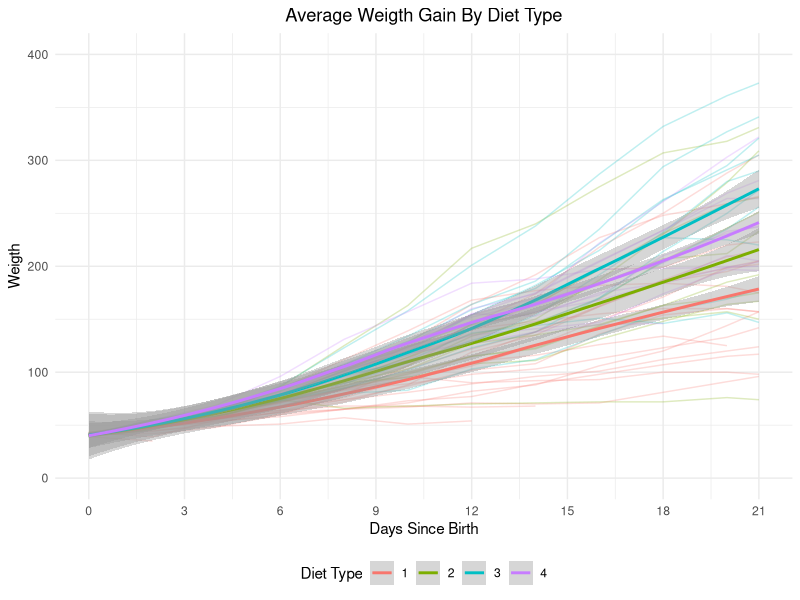

This figure's R source:
## ---- chunk 1
library(tidyverse)
library(kableExtra)
library(data.table)
## ---- chunk 2
#| label: read-data 

long_chicks <- read_csv('chicks.csv')

long_chicks <- data.table(long_chicks)

long_chicks <- long_chicks[, new_variable := (seq_len(.N)-1) * 2, by = Chick]

long_chicks <- 
  long_chicks %>% 
  mutate(
    new_variable = 
      case_when(
        Time == 21 ~ new_variable - 1,
        T ~ new_variable
      ), 
    new_variable
  )

long_chicks %>% 
  filter(new_variable != Time) %>% nrow() -> missing_obs_count

## ---- chunk 3
#| label: count-missing-data

long_chicks %>% 
  mutate(
    max = max(Time)
  ) %>% 
  filter(
    Time == max
  ) %>% 
  select(Chick) %>% 
  unique() %>% 
  unlist() %>% 
  length() -> complete_obs

long_chicks %>% 
  select(Chick) %>% 
  unique() %>% nrow() -> total

long_chicks %>% 
  group_by(Chick) %>% 
  summarise(
    n = n(), 
    last_obs = max(Time)
  ) %>% 
  
  filter(
    
    n != 
      length(
        seq(from = 0, to = 20, by = 2) 
      ) + 1
  ) -> last_time_for_inc
## ---- chunk 4
last_time_for_inc %>% 
  kable(booktabs = T, 
        align = 'c',
        col.names = c("Chick ID", "N observed Periods", "Last Observed Time")
        ) %>% 
  kable_styling(
    latex_options = "striped"
  )
## ---- chunk 5
#| label: fig-long-plot
#| fig-cap: "Average Growth Trend by Diet" 
#| fig-height: 6
#| fig-width: 9
#| 
max <- 
  long_chicks %>% 
  summarise(m  = max(weight)) %>% 
  unlist()

max_for_plot <- 
  ceiling(
    max / 10^(nchar(max)-1) 
  ) * 10^(nchar(max)-1) 

long_chicks %>% 
  ggplot(
    aes(
      x = Time, 
      y = weight, 
      group = Chick, 
      color = as.factor(Diet)
    )
  ) + 
  geom_line(alpha = 0.25) + 
  geom_smooth(
    aes(group = as.factor(Diet))
  ) + 
  theme_minimal() + 
  theme(legend.position="bottom",
        plot.title = element_text(hjust = 0.5)) +  # calling theme here after theme_minimal allows to further customization 
                                      # calling theme minimal after this block overwrites everything we define in theme() 
  labs(
    title = "Average Weigth Gain By Diet Type", 
    x = "Days Since Birth", 
    y = "Weigth", 
    color = "Diet Type"
  ) + 
  scale_x_continuous(
    breaks = seq(from = 0, to = 21, by  = 3) 
  ) + 
  scale_y_continuous(
    limits = c(0, max_for_plot), 
    breaks = seq(from = 0, 
                 to = max_for_plot,
                 by = 100)
  ) 

## ---- chunk 6
#| label: tbl-coeffs
#| tbl-cap: "Linear Regression Model Estimates On Correlated Data"
#| 
lm <- lm(weight ~ as.factor(Diet) * Time, data = long_chicks)

summary(lm)$coefficients %>% 
  data.frame() %>% 
  mutate(
    name = c(
      "Diet 1 Estimate", 
      "Diet 2 Modification Factor", 
      "Diet 3 Modification Factor", 
      "Diet 4 Modification Factor", 
      
      "Diet 1 Estimate",
      "Diet 2 Modification Factor", 
      "Diet 3 Modification Factor", 
      "Diet 4 Modification Factor"
    )
  ) %>% 
  
  select(name, everything()) -> res 

rownames(res) <- NULL

res %>% 
  kable(
    booktabs = T, 
    digits = 2, 
    align = c('l', rep('c', length(.)-1)), 
    col.names = c("Model Term", "Estimate", "SE", "T-value", "P-value")
  ) %>% 
  kable_styling(
    latex_options = c("striped", "condensed", "HOLD_position"), 
    full_width = F
  ) %>% 
  pack_rows("Intercept",1 , 4) %>% 
  pack_rows("Slope",5 , 8) 
